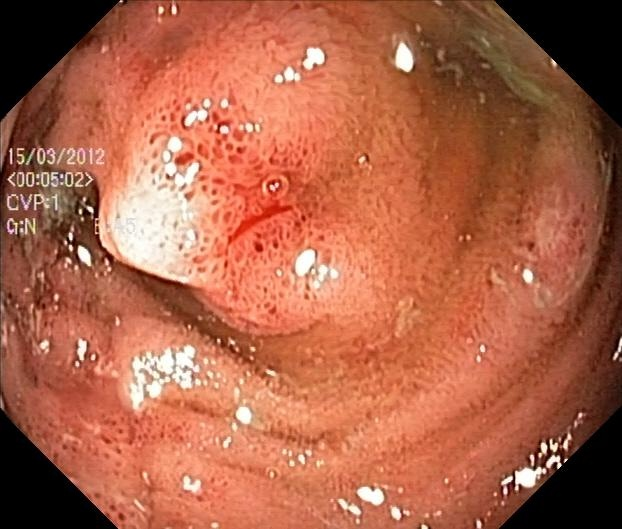
#> input picture polyp_img_training/v1_01.jpg, 622 x 529 px
$ python gabor_filter.py polyp_img_training/v1_01.jpg   (older library calls are emulated)
#> lines starting #> are read from the running program, lines starting #| are printed output that depends on the picture
#!/usr/bin/env python

import numpy as np
import cv2
from matplotlib import pyplot as plt
import time

def build_filters():
 filters = []
 ksize = 31
 for theta in np.arange(0, np.pi, np.pi / 16):
 	kern = cv2.getGaborKernel((ksize, ksize), 4.0, theta, 10.0, 0.5, 0, ktype=cv2.CV_32F)
 	kern /= 1.5*kern.sum()
 	filters.append(kern)

 return filters

def process(img, filters):
 accum = np.zeros_like(img)
 for kern in filters:
 	fimg = cv2.filter2D(img, cv2.CV_8UC3, kern)
 	np.maximum(accum, fimg, accum)

 return accum

if __name__ == '__main__':
 import sys

 print (__doc__)
 try:
 	img_fn = sys.argv[1]
 except:
 	img_fn = 'test.png'

 img = cv2.imread(img_fn)
#> img is the input picture: shape (529, 622, 3); mean B, G, R 72.2, 98.3, 172.3
 if img is None:
 	print ('Failed to load image file:', img_fn)
 	sys.exit(1)

 # resized
 new_w, new_h = 640, 480
 ''' interpolation: 內插法選項設定，內差的意思是: 放大或縮小的過程中，刪除或者新增 pixels 的演算法'''
 resized_img = cv2.resize(img, (new_w, new_h), interpolation = cv2.INTER_AREA)
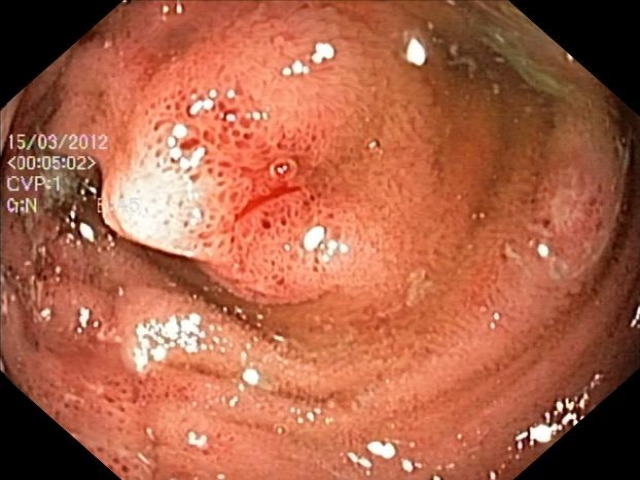
#> resized_img: shape (480, 640, 3); mean B, G, R 72, 98.2, 172.2

 # median blur for de-noise
 # resized_img = cv2.medianBlur(resized_img,7)

 filters = build_filters()

 start = time.process_time()
 res1 = process(resized_img, filters)
#> the loop in process, `for kern in filters:` made 16 passes
#> pass 1, in process, `fimg = cv2.filter2D(img, cv2.CV_8UC3, kern)`:
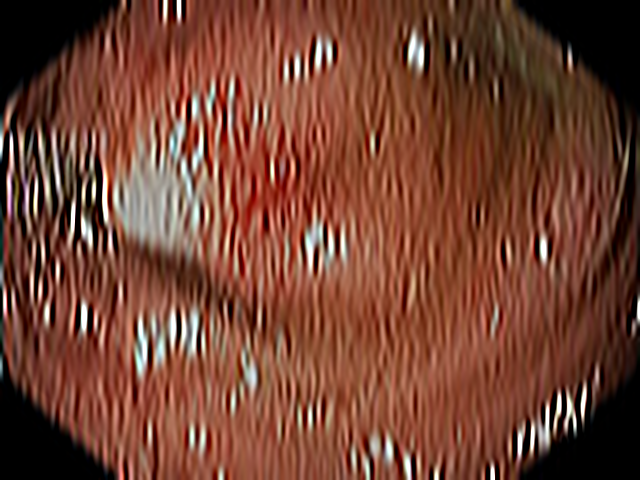
#> fimg: shape (480, 640, 3); mean B, G, R 50.6, 67.3, 115.4
#> pass 2, in process, `fimg = cv2.filter2D(img, cv2.CV_8UC3, kern)`:
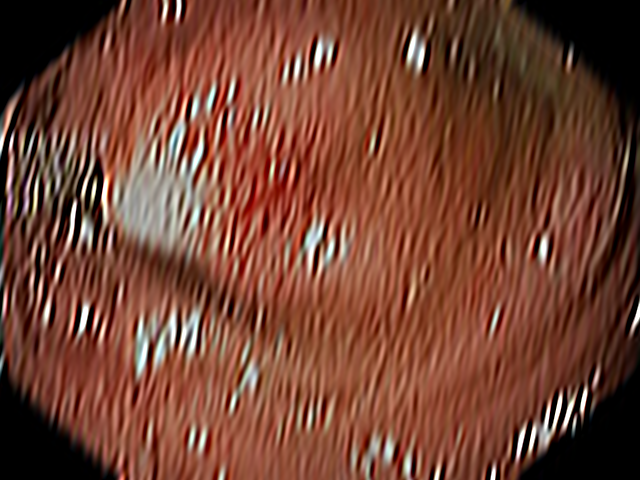
#> fimg: shape (480, 640, 3); mean B, G, R 50.5, 67.2, 115.4
#> pass 3, in process, `fimg = cv2.filter2D(img, cv2.CV_8UC3, kern)`:
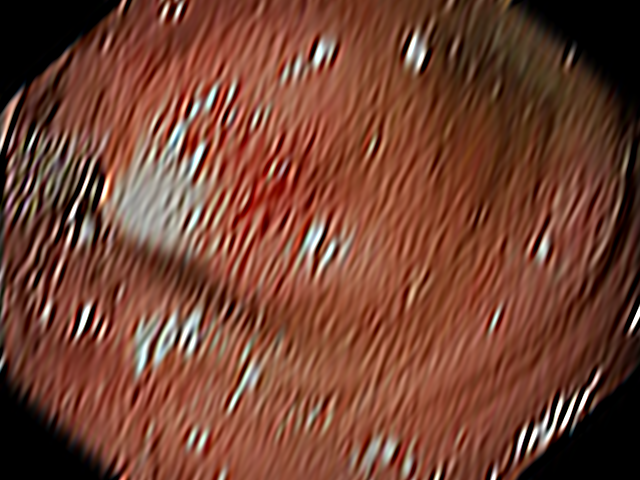
#> fimg: shape (480, 640, 3); mean B, G, R 50, 66.8, 115.4
#> after the loop in process, `for kern in filters:`:
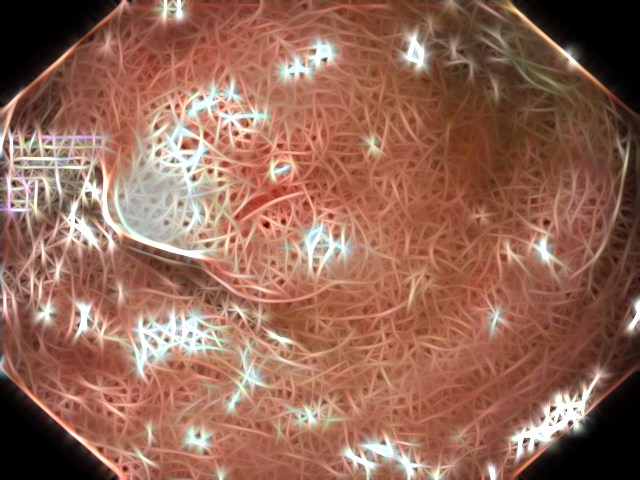
#> accum: shape (480, 640, 3); mean B, G, R 85.5, 103, 148.3
 end = time.process_time()
 print ('elapsed time: ', "{:4.4f}".format(end-start))

 # median blur for de-noise
 # res1 = cv2.medianBlur(res1, 7)

 cv2.imshow('Orignal', resized_img)
 cv2.imshow('Garbor',  res1)

 cv2.waitKey(0)
 cv2.destroyAllWindows()


 '''
 plt.subplot(121),plt.imshow(resized_img), plt.title('Original')
 plt.xticks([]), plt.yticks([])

 plt.subplot(122),plt.imshow(res1),plt.title('Feature')
 plt.xticks([]), plt.yticks([])

 plt.show()
 '''

 # save image
 # cv2.imwrite("/Users/simon/Desktop/MMS/resized.jpg", resized_img)
 # cv2.imwrite("/Users/simon/Desktop/MMS/texture.jpg", res1)

$ run again, on polyp_img_training/v2_02.jpg
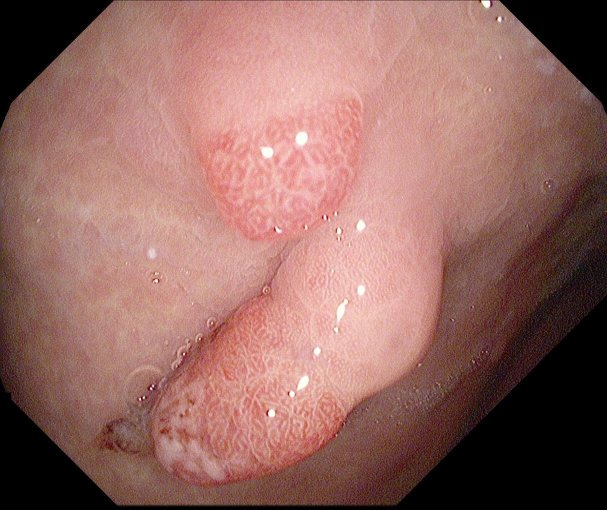
#> input picture polyp_img_training/v2_02.jpg, 1214 x 1019 px (shown at 1/2 size)
#> img is the input picture: shape (1019, 1214, 3); mean B, G, R 98.4, 105.1, 148.3
#> `resized_img = cv2.resize(img, (new_w, new_h), interpolation = cv2.INTE..`:
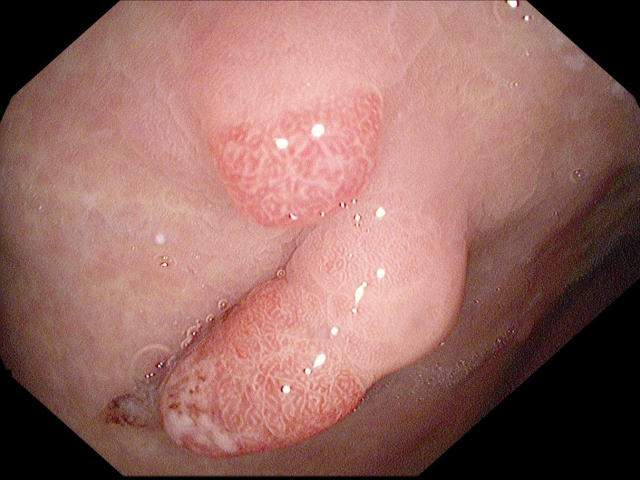
#> resized_img: shape (480, 640, 3); mean B, G, R 98.4, 105.1, 148.3
#> after the loop in process, `for kern in filters:`:
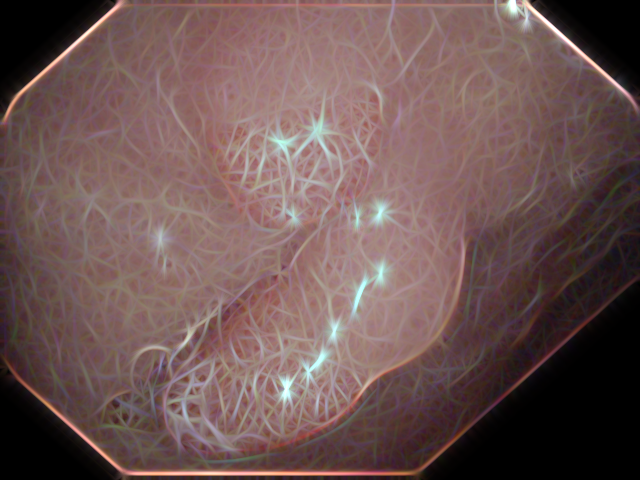
#> accum: shape (480, 640, 3); mean B, G, R 83.6, 85.3, 109.6

$ run again, on polyp_img_training/v3_02.jpg
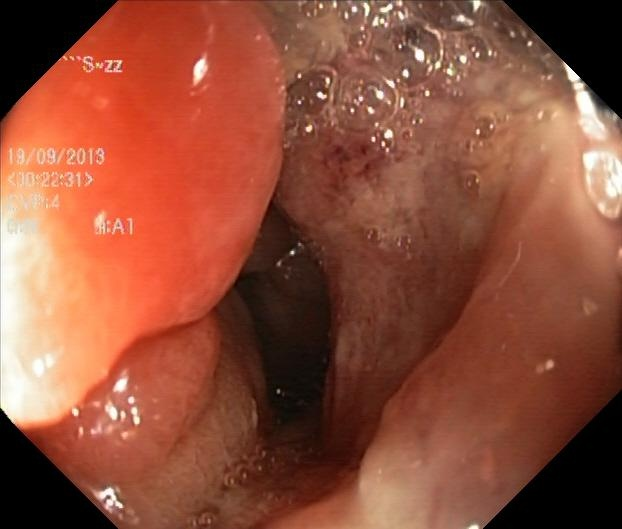
#> input picture polyp_img_training/v3_02.jpg, 622 x 529 px
#> img is the input picture: shape (529, 622, 3); mean B, G, R 58.1, 78.7, 143.1
#> `resized_img = cv2.resize(img, (new_w, new_h), interpolation = cv2.INTE..`:
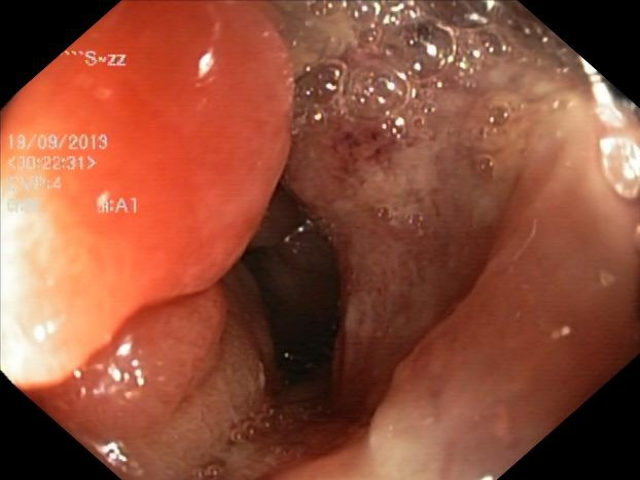
#> resized_img: shape (480, 640, 3); mean B, G, R 58, 78.6, 143
#> after the loop in process, `for kern in filters:`:
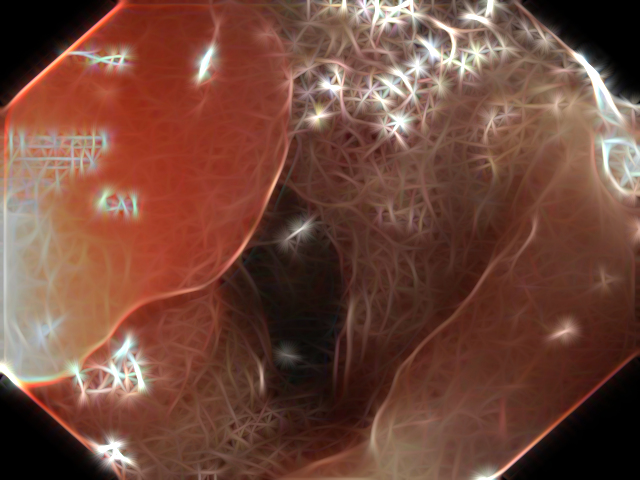
#> accum: shape (480, 640, 3); mean B, G, R 58.3, 71.7, 113.3

$ run again, on polyp_img_training/v4_01.jpg
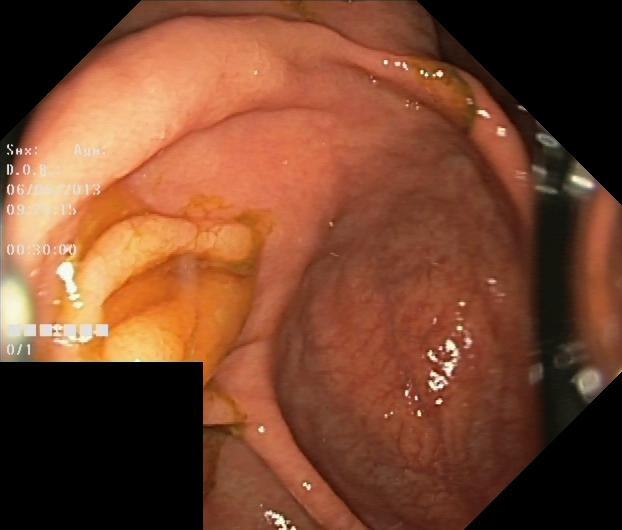
#> input picture polyp_img_training/v4_01.jpg, 622 x 530 px
#> img is the input picture: shape (530, 622, 3); mean B, G, R 45.9, 70, 120
#> `resized_img = cv2.resize(img, (new_w, new_h), interpolation = cv2.INTE..`:
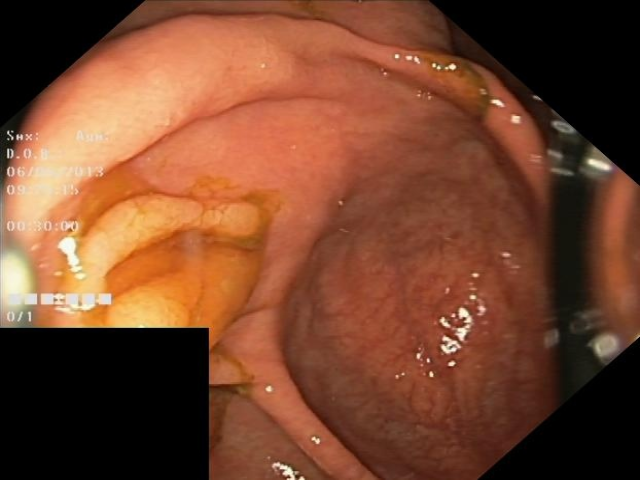
#> resized_img: shape (480, 640, 3); mean B, G, R 45.8, 69.9, 119.9
#> after the loop in process, `for kern in filters:`:
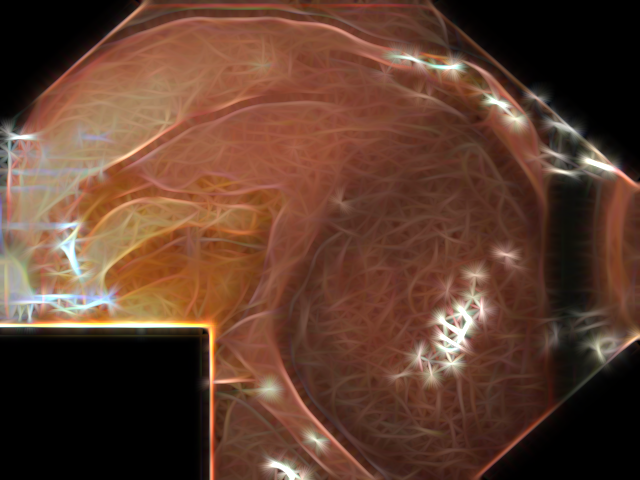
#> accum: shape (480, 640, 3); mean B, G, R 46.6, 62.5, 95.7
